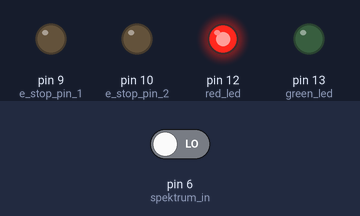
A sketch run on a simulated Arduino Uno, built with avr-gcc and run on an emulated ATmega328P. Shown: output pins drawn as LEDs (lit = HIGH). The test bench sets the inputs (shaded band); at power-on: pin 6 (spektrum_in) LOW.

Above: at 0.1 s.
At 3.1 s:
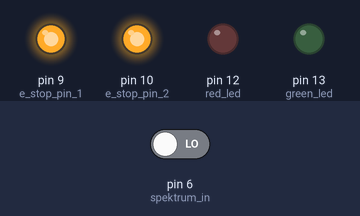
Timing chart, 0 to 4.6 s (numbered marks = the images above):
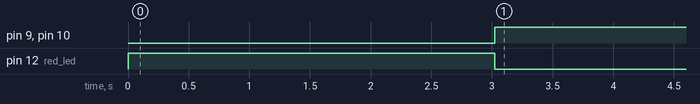

Measured:
- by itself, pin 9 (e_stop_pin_1), pin 10 (e_stop_pin_2): LOW → HIGH at 3.0 s
- by itself, pin 12 (red_led): HIGH → LOW at 3.0 s

The sketch:

spektrum_serial.ino
```cpp
int ch1; // Here's where we'll keep our channel values
int e_stop_pin_1 = 9;
int e_stop_pin_2 = 10;
int green_led = 13;
int red_led = 12;
int spektrum_in = 6;
void setup() {

  pinMode(spektrum_in, INPUT);
  pinMode(green_led, OUTPUT); // Set our input pins as such
  pinMode(e_stop_pin_1,OUTPUT);
  pinMode(e_stop_pin_2,OUTPUT);
  pinMode(red_led,OUTPUT);
  Serial.begin(9600); // Pour a bowl of Serial
 digitalWrite(e_stop_pin_1, LOW);
 digitalWrite(e_stop_pin_2, LOW);
 digitalWrite(green_led,LOW);
 digitalWrite(red_led, HIGH);
 delay(3000);
}

void loop() {


  ch1 = pulseIn(spektrum_in, HIGH, 25000); // Read the pulse width of

  //Serial.print("Channel 1:"); // Print the value of
  //Serial.println(ch1);        // each channel

  digitalWrite(e_stop_pin_1,HIGH);
  digitalWrite(e_stop_pin_2,HIGH);
  digitalWrite(red_led,LOW);
  if (ch1 > 2300)
  {
    //Serial.println("E-STOP Triggered!!");
    digitalWrite(e_stop_pin_1, LOW);
    digitalWrite(e_stop_pin_2, LOW);
    digitalWrite(red_led,HIGH);
    while(1);
  }
}
```
